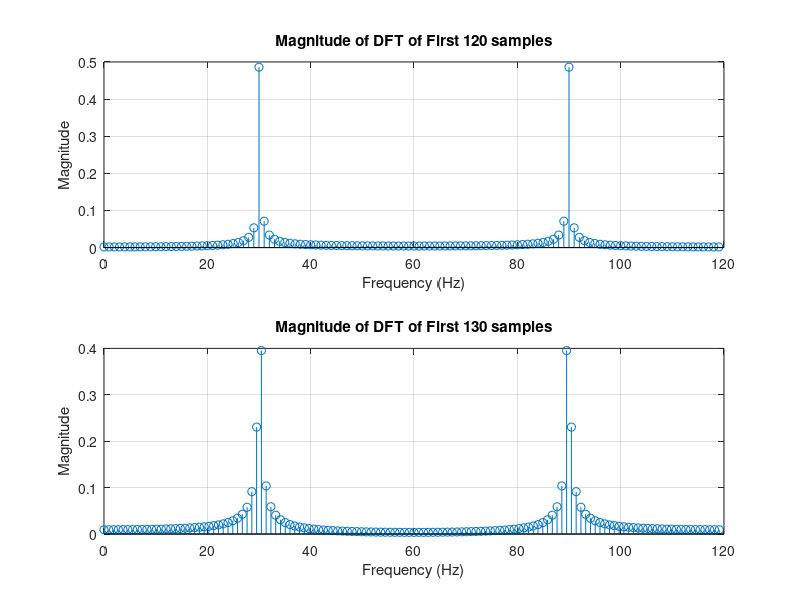

The MATLAB script that drew this image:
duration = 2;             
sampling_rate = 120;       
frequency = 30;            
N = duration * sampling_rate;  

t = linspace(0, duration, N);
signal = sin(2 * pi * frequency * t);

N1 = 120;
N2 = 130;

dft_sig_120 = abs(fft(signal(1:N1)))/N1;
dft_sig_130 = abs(fft(signal(1:N2)))/N2;

freq_120 = (0:N1-1)*(sampling_rate/N1);
freq_130 = (0:N2-1)*(sampling_rate/N2);

subplot(2,1,1);
stem(freq_120, dft_sig_120, 'Marker', 'o', 'DisplayName', 'DFT (N=120)');
title('Magnitude of DFT of First 120 samples');
xlabel('Frequency (Hz)');
ylabel('Magnitude');
grid on

subplot(2,1,2);
stem(freq_130, dft_sig_130, 'Marker', 'o', 'DisplayName', 'DFT (N=130)');
title('Magnitude of DFT of First 130 samples');
xlabel('Frequency (Hz)');
ylabel('Magnitude');
grid on
